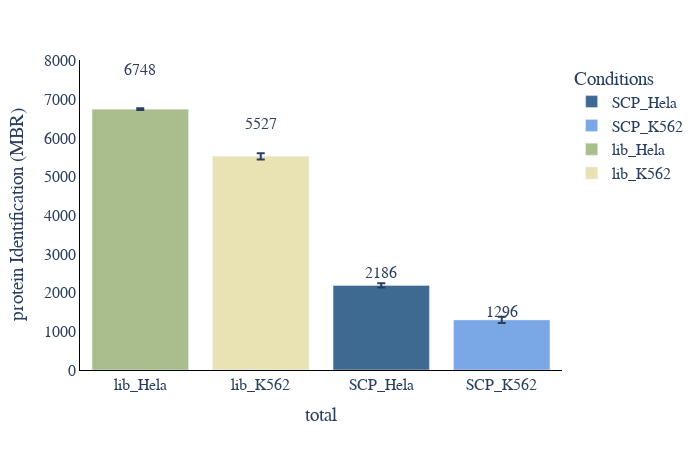

Notebook code cell kept with this figure:
### Code cell
#ID plot(protein and peptides)
plot_options={
            "mean label": "True",
            "error bar": "ci95", #None, stdev, or ci95
            "X Title": "total",
            "Y Title": "protein Identification (MBR)",
            "color": ["#3E6990", "#7aa8e6","#AABD8C", "#E9E3B4", "#C6878F", "#fac8d3","#F39B6D",  "pink",
                  "orange", "brown", "pink", "gray", "olive", "cyan", "black","red",
                  "yellow","green","blue","indigo","violet"],
            "width": 700,
            "height": 450,
            "font": dict(size=16, family="Arial black"),
            "ID mode": "total",#grouped, total, MS2, grouped_stacked, stacked
            "Group By X": "Organism", #ID_Mode does MS2 vs MBR
            "Group By Color": "Amount",#ID_Mode does MS2 vs MBR
            "Group By Stack": "ID_Mode",#ID_Mode does MS2 vs MBR
        }
plot_options["plot_type"] = "1" # 1 is protein, 2 is peptide
figure ,_ ,_ =plotter.ID_plots(data_obj, plot_options, saved_settings)
figure.show()

### Figure 1 — Plotly figure (JSON) as saved in the notebook; plotly's stock layout.template omitted (floating-point values rounded to 4 significant figures)
{"data": [{"alignmentgroup": "True", "error_y": {"array": [54.75]}, "hovertemplate": "Conditions=%{x}<br>IDs=%{y}<extra></extra>", "legendgroup": "SCP_Hela", "marker": {"color": "#3E6990", "pattern": {"shape": ""}}, "name": "SCP_Hela", "offsetgroup": "SCP_Hela", "orientation": "v", "showlegend": true, "textposition": "auto", "type": "bar", "x": ["SCP_Hela"], "xaxis": "x", "y": [2187.0], "yaxis": "y"}, {"alignmentgroup": "True", "error_y": {"array": [82.59]}, "hovertemplate": "Conditions=%{x}<br>IDs=%{y}<extra></extra>", "legendgroup": "SCP_K562", "marker": {"color": "#7aa8e6", "pattern": {"shape": ""}}, "name": "SCP_K562", "offsetgroup": "SCP_K562", "orientation": "v", "showlegend": true, "textposition": "auto", "type": "bar", "x": ["SCP_K562"], "xaxis": "x", "y": [1296.0], "yaxis": "y"}, {"alignmentgroup": "True", "error_y": {"array": [22.33]}, "hovertemplate": "Conditions=%{x}<br>IDs=%{y}<extra></extra>", "legendgroup": "lib_Hela", "marker": {"color": "#AABD8C", "pattern": {"shape": ""}}, "name": "lib_Hela", "offsetgroup": "lib_Hela", "orientation": "v", "showlegend": true, "textposition": "auto", "type": "bar", "x": ["lib_Hela"], "xaxis": "x", "y": [6748.0], "yaxis": "y"}, {"alignmentgroup": "True", "error_y": {"array": [81.12]}, "hovertemplate": "Conditions=%{x}<br>IDs=%{y}<extra></extra>", "legendgroup": "lib_K562", "marker": {"color": "#E9E3B4", "pattern": {"shape": ""}}, "name": "lib_K562", "offsetgroup": "lib_K562", "orientation": "v", "showlegend": true, "textposition": "auto", "type": "bar", "x": ["lib_K562"], "xaxis": "x", "y": [5527.0], "yaxis": "y"}], "layout": {"annotations": [{"showarrow": false, "text": "2186", "x": "SCP_Hela", "y": 2515.0}, {"showarrow": false, "text": "1296", "x": "SCP_K562", "y": 1491.0}, {"showarrow": false, "text": "6748", "x": "lib_Hela", "y": 7761.0}, {"showarrow": false, "text": "5527", "x": "lib_K562", "y": 6356.0}], "barmode": "relative", "font": {"family": "Arial black", "size": 16}, "height": 450, "legend": {"title": {"text": "Conditions"}, "tracegroupgap": 0}, "margin": {"t": 60}, "paper_bgcolor": "rgba(255, 255, 255, 255)", "plot_bgcolor": "rgba(255, 255, 255, 255)", "width": 700, "xaxis": {"anchor": "y", "categoryarray": ["lib_Hela", "lib_K562", "SCP_Hela", "SCP_K562"], "categoryorder": "array", "domain": [0, 1], "linecolor": "black", "linewidth": 1, "showline": true, "title": {"text": "total"}}, "yaxis": {"anchor": "x", "domain": [0, 1], "linecolor": "black", "linewidth": 1, "showline": true, "title": {"text": "protein Identification (MBR)"}}}}
